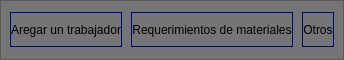
                  <widget class="QFrame" name="frame">
                   <property name="maximumSize">
                    <size>
                     <width>16777215</width>
                     <height>60</height>
                    </size>
                   </property>
                   <property name="styleSheet">
                    <string notr="true">QFrame{
	background-color: rgb(117, 117, 117);
}
QPushButton{
border: 1px solid rgb(0, 0, 127);
border-radius:0px;
}
QPushButton:hover{
border: 1px solid rgb(0, 0, 127);
border-radius:0px;
}
</string>
                   </property>
                   <property name="frameShape">
                    <enum>QFrame::StyledPanel</enum>
                   </property>
                   <property name="frameShadow">
                    <enum>QFrame::Raised</enum>
                   </property>
                   <layout class="QHBoxLayout" name="horizontalLayout_5">
                    <property name="spacing">
                     <number>9</number>
                    </property>
                    <property name="leftMargin">
                     <number>9</number>
                    </property>
                    <property name="topMargin">
                     <number>0</number>
                    </property>
                    <property name="rightMargin">
                     <number>9</number>
                    </property>
                    <property name="bottomMargin">
                     <number>0</number>
                    </property>
                    <item>
                     <widget class="QPushButton" name="btn_agregar_trabajador">
                      <property name="minimumSize">
                       <size>
                        <width>0</width>
                        <height>35</height>
                       </size>
                      </property>
                      <property name="maximumSize">
                       <size>
                        <width>16777215</width>
                        <height>35</height>
                       </size>
                      </property>
                      <property name="styleSheet">
                       <string notr="true"/>
                      </property>
                      <property name="text">
                       <string>Aregar un trabajador</string>
                      </property>
                     </widget>
                    </item>
                    <item>
                     <widget class="QPushButton" name="pushButton_2">
                      <property name="minimumSize">
                       <size>
                        <width>0</width>
                        <height>35</height>
                       </size>
                      </property>
                      <property name="maximumSize">
                       <size>
                        <width>16777215</width>
                        <height>35</height>
                       </size>
                      </property>
                      <property name="styleSheet">
                       <string notr="true"/>
                      </property>
                      <property name="text">
                       <string>Requerimientos de materiales</string>
                      </property>
                     </widget>
                    </item>
                    <item>
                     <widget class="QPushButton" name="pushButton_9">
                      <property name="minimumSize">
                       <size>
                        <width>0</width>
                        <height>35</height>
                       </size>
                      </property>
                      <property name="maximumSize">
                       <size>
                        <width>16777215</width>
                        <height>35</height>
                       </size>
                      </property>
                      <property name="styleSheet">
                       <string notr="true"/>
                      </property>
                      <property name="text">
                       <string>Otros</string>
                      </property>
                     </widget>
                    </item>
                   </layout>
                  </widget>
